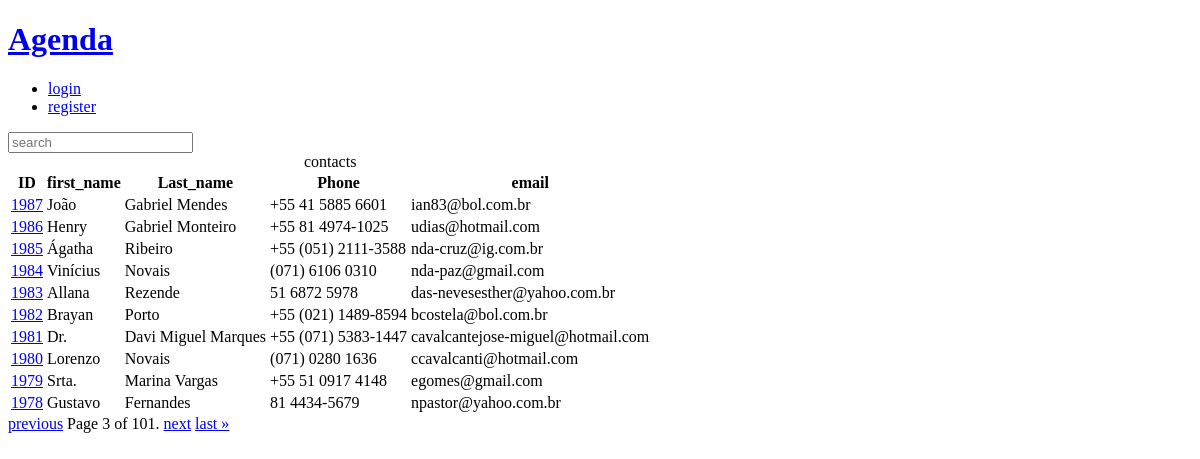
The app's page /?page=3&q= with its own data.
### contact/models.py (models this page shows, shortened)
class Contact(models.Model):
    first_name = models.CharField(max_length=50)
    last_name = models.CharField(max_length=50,blank=True)
    phone = models.CharField(max_length=15)
    email = models.EmailField(max_length=254, blank=True)
    created_date = models.DateTimeField(default=timezone.now)
    description = models.TextField(blank=True)
    show = models.BooleanField(default=True)
    picture = models.ImageField(upload_to='pictures/%Y/%m', blank=True, null=True)
    Category = models.ForeignKey(
        category,
        on_delete=models.SET_NULL,
        blank=True,
        null=True,
        )
    owner = models.ForeignKey(
        User,
        on_delete=models.SET_NULL,
        blank=True, null=True
    )

### contact/views/contact_views.py (the view)
# urls.py: path('', views.inedex, name = 'index'),
def inedex (request):
    Contacts = Contact.objects.filter(show = True).order_by('-id')
    paginator = Paginator(Contacts, 10)
    page_number = request.GET.get("page")
    page_obj = paginator.get_page(page_number)
    context = {
        "page_obj": page_obj,
        "site_title" : 'Contatos - '
    }
    return render(
        request,
        "contact/index.html",
        context
        )

### contact/templates/contact/index.html
{% extends "global/base.html" %}
{% block content %}
{% if page_obj %}
    <div class = "responsive-table">
        <table class = "contacts-table">
            <caption class = "table-caption">
                contacts
            </caption>
            <thead>
                <tr class="table-row table-row-header">
                   <th class="table-header">ID</th>
                   <th class="table-header">first_name</th>
                   <th class="table-header">Last_name</th>
                   <th class="table-header">Phone</th>
                   <th class="table-header">email</th>
                </tr>
            </thead>
            <tbody>
                {%for contact in page_obj%}
                    <tr class="table-row">
                        <td class="table-cel">
                         <a
                            class="table-link"
                            href="{% url 'contact:contact' contact.id %}">
                            {{contact.id}}
                         </a>
                        </td>
                        <td class="table-cel">
                            {{contact.first_name}}
                        </td>
                        <td class="table-cel">
                             {{contact.last_name}}
                        </td>
                        <td class="table-cel">
                             {{contact.phone}}
                        </td>
                        <td class="table-cel">
                             {{contact.email}}
                        </td>
                    </tr>
                {% endfor %}
            </tbody>
        </table>
    </div>
    {% else %}
    <div class="single-contact">
      <h1 class="single-contact-name">
        NENHUM CONTATO ECONTRADO
      </h1>
    </div>
{% endif %}
{% endblock content%}

### base_static/global/css/style.css (style rules this page uses)
body { background-color: #ffffff; }
.responsive-table { width: 100%; overflow-x: auto; }

### records on screen
Contact: id "1987", first_name "João", last_name "Gabriel Mendes", phone "+55 41 5885 6601", email "ian83@bol.com.br"
Contact: id "1986", first_name "Henry", last_name "Gabriel Monteiro", phone "+55 81 4974-1025", email "udias@hotmail.com"
Contact: id "1985", first_name "Ágatha", last_name "Ribeiro", phone "+55 (051) 2111-3588", email "nda-cruz@ig.com.br"
Contact: id "1984", first_name "Vinícius", last_name "Novais", phone "(071) 6106 0310", email "nda-paz@gmail.com"
Contact: id "1983", first_name "Allana", last_name "Rezende", phone "51 6872 5978", email "das-nevesesther@yahoo.com.br"
Contact: id "1982", first_name "Brayan", last_name "Porto", phone "+55 (021) 1489-8594", email "bcostela@bol.com.br"
Contact: id "1981", first_name "Dr.", last_name "Davi Miguel Marques", phone "+55 (071) 5383-1447", email "cavalcantejose-miguel@hotmail.com"
Contact: id "1980", first_name "Lorenzo", last_name "Novais", phone "(071) 0280 1636", email "ccavalcanti@hotmail.com"
Contact: id "1979", first_name "Srta.", last_name "Marina Vargas", phone "+55 51 0917 4148", email "egomes@gmail.com"
Contact: id "1978", first_name "Gustavo", last_name "Fernandes", phone "81 4434-5679", email "npastor@yahoo.com.br"

### other values on screen
{{ page_obj.number }} "3"
{{ page_obj.paginator.num_pages }} "101"
